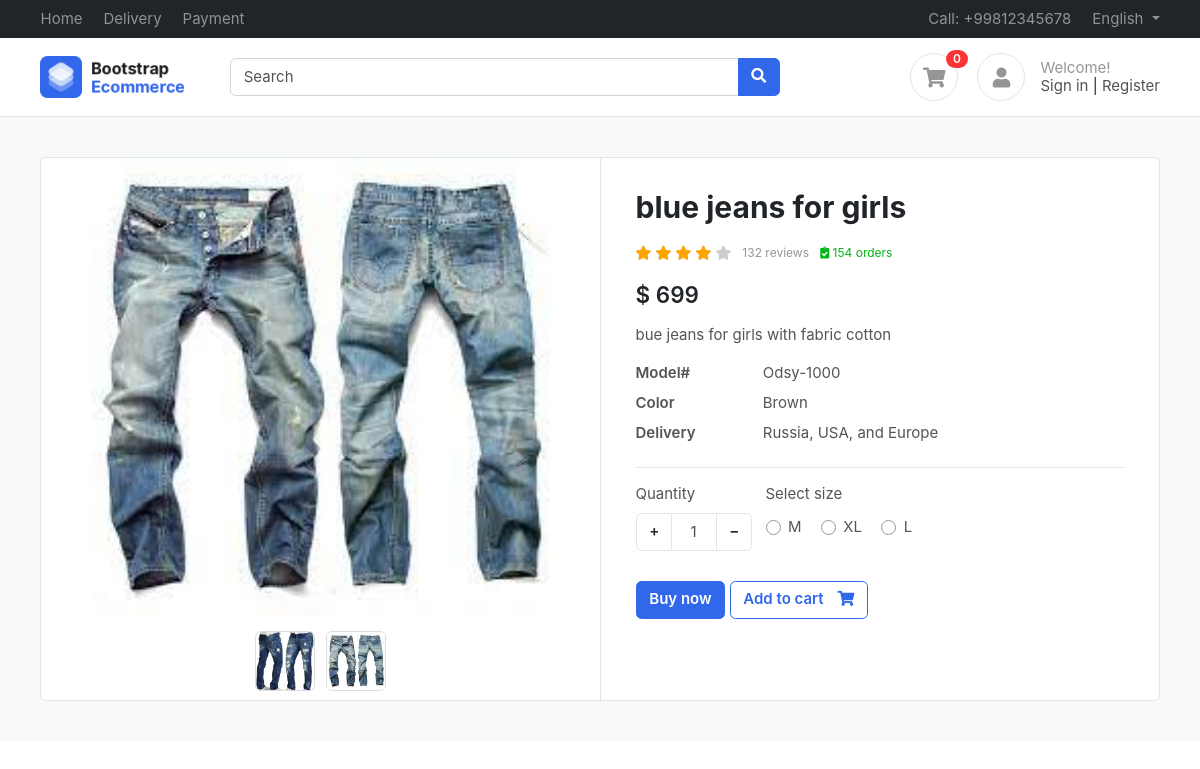
The page /product/blue-jeans-for-girls/ (signed in) on the database its author committed.
### accounts/models.py (models this page shows)
class Profile(BaseModel):
    user = models.OneToOneField(User , on_delete=models.CASCADE , related_name="profile")
    is_email_verified = models.BooleanField(default=False)
    email_token = models.CharField(max_length=100 , null=True , blank=True)
    profile_image = models.ImageField(upload_to = 'profile')
    def get_cart_count(self):
        return CartItems.objects.filter(cart__is_paid=False,cart__user=self.user).count()

### products/models.py (models this page shows, shortened)
class Product(BaseModel):
    product_name=models.CharField(max_length=100)
    category=models.ForeignKey(Category,on_delete=models.CASCADE,related_name='products')
    price=models.IntegerField()
    slug=models.SlugField(unique=True,blank=True,null=True)
    product_description=models.TextField()
    color_variant=models.ManyToManyField(ColorVariant,blank=True)
    size_variant=models.ManyToManyField(SizeVariant,blank=True)

class ProductImage(BaseModel):
    product=models.ForeignKey(Product, on_delete=models.CASCADE,related_name='product_images')
    image=models.ImageField(upload_to='product')

class SizeVariant(BaseModel):
    size_name=models.CharField(max_length=100)
    price=models.IntegerField(default=0)

### products/views.py (the view)
# urls.py: path('<slug>/', get_products , name='get_products'),
def get_products(request,slug):
    try:
        product=Product.objects.get(slug=slug)
        data={
            'product':product
        }
        if request.GET.get('size'):
            size=request.GET.get('size')
            price=product.get_product_price_by_size(size)
            data['selected_size']=size
            data['updated_price']=price
        return render(request,'product/product.html',data)
    except Exception as e:
        print(e)

### templates/product/product.html (shortened to what this page needs)
{% extends 'base/base.html' %}
{% block start %}
<section class="section-content padding-y bg">
    <div class="container">
    <div class="card">
        <div class="row no-gutters">
            <aside class="col-md-6">
    <article class="gallery-wrap">
    <div class="img-big-wrap">
      <div> <a href="#"><img src="/media/{{product.product_images.first.image}}"></a></div>
    </div>
    <div class="thumbs-wrap">
      {% for product_image in product.product_images.all %}
        <a href="#" class="item-thumb"> <img src="/media/{{product_image.image}}"></a>
      {% endfor %}
    </div>
    </article>
            </aside>
            <main class="col-md-6 border-left">
    <article class="content-body">
    <h2 class="title">{{product.product_name}}</h2>
    <div class="rating-wrap my-3">
        <ul class="rating-stars">
            <li style="width:80%" class="stars-active">
                <i class="fa fa-star"></i> <i class="fa fa-star"></i>
                <i class="fa fa-star"></i> <i class="fa fa-star"></i>
            </li>
            <li>
                <i class="fa fa-star"></i> <i class="fa fa-star"></i>
                <i class="fa fa-star"></i> <i class="fa fa-star"></i>
                <i class="fa fa-star"></i>
            </li>
        </ul>
        <small class="label-rating text-muted">132 reviews</small>
        <small class="label-rating text-success"> <i class="fa fa-clipboard-check"></i> 154 orders </small>
    </div>
    <div class="mb-3">
        <var class="price h4">$
          {% if updated_price %}
          {{updated_price}}
          {% else %}
          {{product.price}}
          {% endif %}
        </var>
    </div>
    <p>{{product.product_description}}</p>
    <dl class="row">
      <dt class="col-sm-3">Model#</dt>
      <dd class="col-sm-9">Odsy-1000</dd>
      <dt class="col-sm-3">Color</dt>
      <dd class="col-sm-9">Brown</dd>
      <dt class="col-sm-3">Delivery</dt>
      <dd class="col-sm-9">Russia, USA, and Europe </dd>
    </dl>
    <hr>
        <div class="form-row">
            <div class="form-group col-md flex-grow-0">
                <label>Quantity</label>
                <div class="input-group mb-3 input-spinner">
                  <div class="input-group-prepend">
                    <button class="btn btn-light" type="button" id="button-plus"> + </button>
                  </div>
                  <input type="text" class="form-control" value="1">
                  <div class="input-group-append">
                    <button class="btn btn-light" type="button" id="button-minus"> − </button>
                  </div>
                </div>
            </div>
            {% if product.size_variant.count %}
            <div class="form-group col-md">
                <label>Select size</label>
                <div class="mt-1">
                    {% for size in product.size_variant.all %}
                      <label class="custom-control custom-radio custom-control-inline">
                        <div class="custom-control-label">{{size.size_name}}</div>
                      </label>
                    {% endfor %}
                </div>
            </div>
            {% endif %}
        </div>
        <a href="#" class="btn  btn-primary"> Buy now </a>
        <a href="{% url 'add_to_cart' product.uid %}?variant={{selected_size}}" class="btn  btn-outline-primary"> <span class="text">Add to cart</span> <i class="fas fa-shopping-cart"></i>  </a>
    </article>
            </main>
        </div>
    </div>
    </div>
    </section>
{% endblock %}

### templates/base/base.html (shortened to what this page needs)
<!DOCTYPE HTML>
<html lang="en">
<head>
<link href="/media/css/bootstrap.css" rel="stylesheet" type="text/css"/>
<link href="/media/fonts/fontawesome/css/all.min.css" type="text/css" rel="stylesheet">
<link href="/media/css/ui.css" rel="stylesheet" type="text/css"/>
<link href="/media/css/responsive.css" rel="stylesheet" />
</head>
<body>
	<header class="section-header">
		<nav class="navbar navbar-dark navbar-expand p-0 bg-dark">
		<div class="container">
			<ul class="navbar-nav d-none d-md-flex mr-auto">
				<li class="nav-item"><a class="nav-link" href="#">Home</a></li>
				<li class="nav-item"><a class="nav-link" href="#">Delivery</a></li>
				<li class="nav-item"><a class="nav-link" href="#">Payment</a></li>
			</ul>
			<ul class="navbar-nav">
				<li class="nav-item"><a href="#" class="nav-link"> Call: +99812345678 </a></li>
				<li class="nav-item dropdown">
					 <a href="#" class="nav-link dropdown-toggle" data-toggle="dropdown"> English </a>
				</li>
			</ul>
		  </div>
		</nav>
		<section class="header-main border-bottom">
			<div class="container">
		<div class="row align-items-center">
			<div class="col-lg-2 col-4">
				<div class="brand-wrap">
					<img class="logo" src="images/logo.png">
				</div>
			</div>
			<div class="col-lg-6 col-sm-12">
				<form action="#" class="search">
					<div class="input-group w-100">
						<input type="text" class="form-control" placeholder="Search">
						<div class="input-group-append">
						  <button class="btn btn-primary" type="submit">
							<i class="fa fa-search"></i>
						  </button>
						</div>
					</div>
				</form>
			</div>
			<div class="col-lg-4 col-sm-6 col-8">
				<div class="widgets-wrap float-md-right">
					<div class="widget-header  mr-3">
						<a href="{% url 'cart' %}" class="icon icon-sm rounded-circle border"><i class="fa fa-shopping-cart"></i></a>
						<span class="badge badge-pill badge-danger notify">{{request.user.profile.get_cart_count}}</span>
					</div>
					<div class="widget-header icontext">
						<a href="#" class="icon icon-sm rounded-circle border"><i class="fa fa-user"></i></a>
						<div class="text">
							<span class="text-muted">Welcome!</span>
							<div>
								<a href="#">Sign in</a> |
								<a href="#"> Register</a>
							</div>
						</div>
					</div>
				</div>
			</div>
		</div>
			</div>
		</section>
		</header>
		{% block start %}
		{% endblock  %}
    </body>
</html>

### public/static/css/ui.css (style rules this page uses)
html { font-family: 'Inter', sans-serif; font-size: 15px; }
.content-body { flex: 1 1 auto; padding: 2rem 2.3rem; }
.icon-xs, .icon-sm, .icon-md, .icon-lg { display: inline-block; text-align: center; flex-shrink: 0; flex-grow: 0; }
.icon-sm { width: 48px; height: 48px; line-height: 48px; font-size: 20px; }
.padding-y { padding-top: 40px; padding-bottom: 40px; }
var { font-style: normal; }
article:after, .form-group:after { display: block; clear: both; content: ""; }
.bg { background-color: #f8f9fa; }
.card .title { color: #212529; }
.header-main { position: relative; padding-top: 1rem; padding-bottom: 1rem; }
.brand-wrap .logo, .navbar-brand .logo { margin-right: 7px; max-height: 42px; display: inline-block; }
.widget-header { display: inline-block; vertical-align: middle; position: relative; }
.widget-header a { color: #545454; }
.widget-header i { color: #969696; }
.widget-header .notify { position: absolute; top: -3px; right: -10px; }
.btn-light { background-color: #fff; border-color: #e4e4e4; }
.btn .text + i { margin-left: 10px; }
dl[class="row"] { margin-bottom: 0; }
.icontext { display: inline-flex; align-items: center; vertical-align: middle; }
.icontext .text { width: 100%; line-height: 1.2; color: #212529; }
.icontext .icon { position: relative; margin-right: 15px; flex-shrink: 0; flex-grow: 0; }
.notify { position: absolute; top: -4px; right: -10px; display: inline-block; padding: .25em .6em; font-size: 12px; line-height: 1; text-align: center; border-radius: 3rem; color: #fff; background-color: #fa3434; }
.price { font-weight: 600; color: #212529; }
.label-rating { margin-left: 7px; display: inline-block; vertical-align: middle; }
.rating-stars { display: inline-block; vertical-align: middle; list-style: none; margin: 0; padding: 0; position: relative; white-space: nowrap; clear: both; }
.rating-stars i { font-size: 14px; color: #ccc; display: inline; }
.rating-stars li { display: block; text-overflow: clip; white-space: nowrap; z-index: 1; }
.rating-stars li.stars-active { z-index: 2; position: absolute; top: 0; left: 0; overflow: hidden; }
.rating-stars li.stars-active i { color: orange; }
.input-spinner { width: 120px; flex-wrap: nowrap; display: inline-flex; }
.input-spinner input.form-control { text-align: center; max-width: 46px; flex-basis: 46px; border-color: #e4e4e4; flex-grow: 0; }
.input-spinner .btn { width: 36px; text-align: center; }
.gallery-wrap .img-big-wrap { margin-bottom: 10px; border-radius: 0.37rem; overflow: hidden; background-color: #fff; }
.gallery-wrap .img-big-wrap a { text-align: center; display: block; }
.gallery-wrap .img-big-wrap img { height: 460px; width: auto; display: inline-block; cursor: zoom-in; }
.gallery-wrap .thumbs-wrap { text-align: center; }
.gallery-wrap .thumbs-wrap .item-thumb { width: 60px; height: 60px; border: 1px solid #ddd; border-radius: 6px; margin: 3px; display: inline-block; overflow: hidden; }
.gallery-wrap .thumbs-wrap img { max-width: 100%; max-height: 100%; object-fit: cover; border-radius: 4px; cursor: zoom-in; }

### rows shown on the page
Product: product_images.first.image (picture), product_name "blue jeans for girls", price "699", product_description "bue jeans for girls with fabric cotton"
ProductImage: image (picture)
ProductImage: image (picture)
SizeVariant: size_name "M"
SizeVariant: size_name "XL"
SizeVariant: size_name "L"

### other values the page prints
{{ request.user.profile.get_cart_count }} "0"
